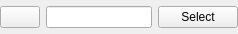
<?xml version="1.0" encoding="UTF-8"?>
<ui version="4.0">
 <class>Form</class>
 <widget class="QWidget" name="Form">
  <property name="geometry">
   <rect>
    <x>0</x>
    <y>0</y>
    <width>238</width>
    <height>34</height>
   </rect>
  </property>
  <property name="windowTitle">
   <string>Form</string>
  </property>
  <layout class="QHBoxLayout" name="horizontalLayout">
   <property name="spacing">
    <number>6</number>
   </property>
   <property name="leftMargin">
    <number>0</number>
   </property>
   <property name="topMargin">
    <number>0</number>
   </property>
   <property name="rightMargin">
    <number>0</number>
   </property>
   <property name="bottomMargin">
    <number>0</number>
   </property>
   <item>
    <widget class="QPushButton" name="cancButton">
     <property name="text">
      <string/>
     </property>
     <property name="icon">
      <iconset resource="../../resources.qrc">
       <normaloff>:/icons/remove</normaloff>:/icons/remove</iconset>
     </property>
    </widget>
   </item>
   <item>
    <widget class="QLineEdit" name="lineEdit"/>
   </item>
   <item>
    <widget class="QPushButton" name="pushButton">
     <property name="text">
      <string>Select</string>
     </property>
     <property name="iconSize">
      <size>
       <width>24</width>
       <height>24</height>
      </size>
     </property>
    </widget>
   </item>
  </layout>
 </widget>
 <resources>
  <include location="../../resources.qrc"/>
 </resources>
 <connections/>
</ui>
